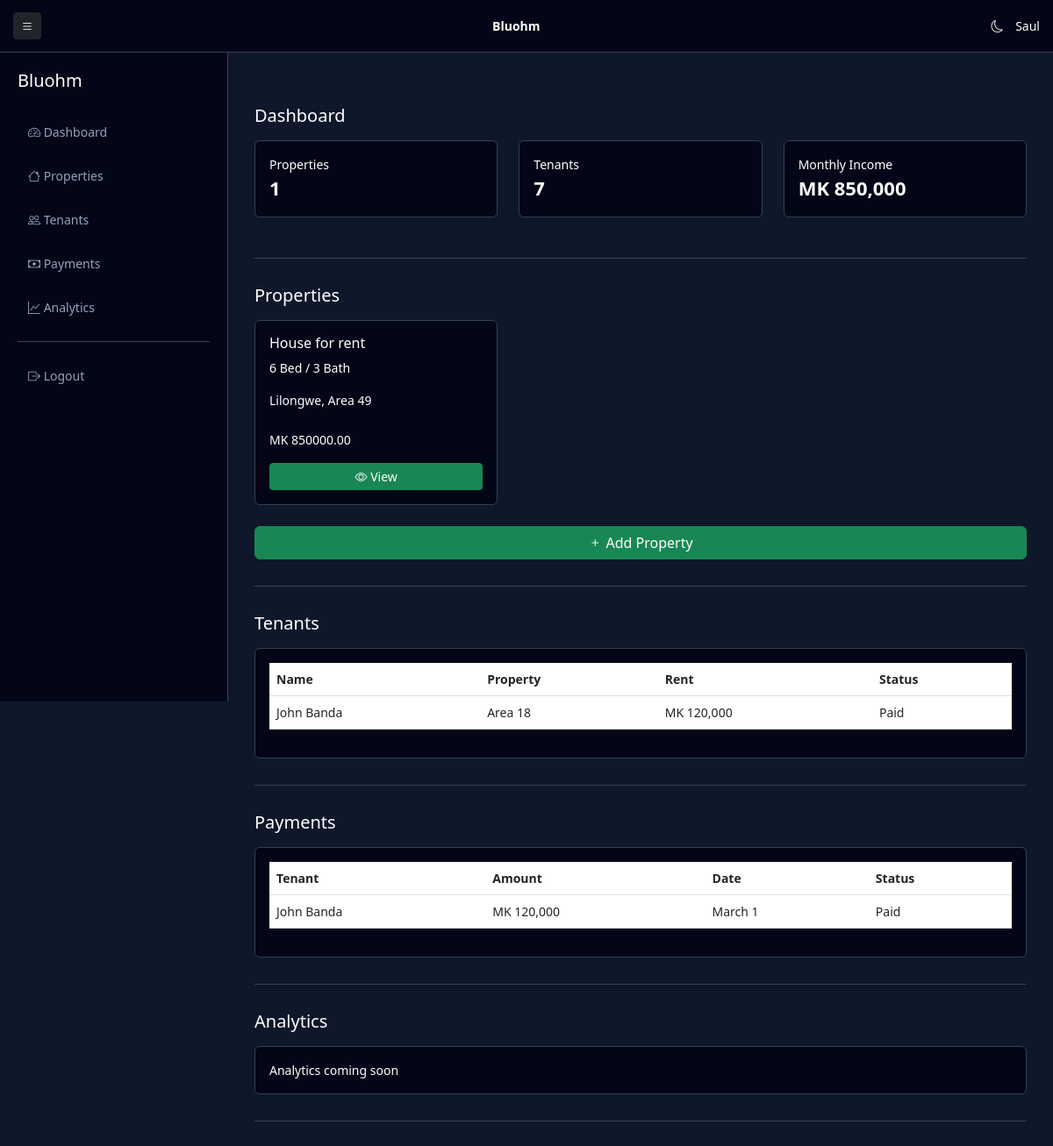
The app's page /properties/dashboard/ (signed in), older data.
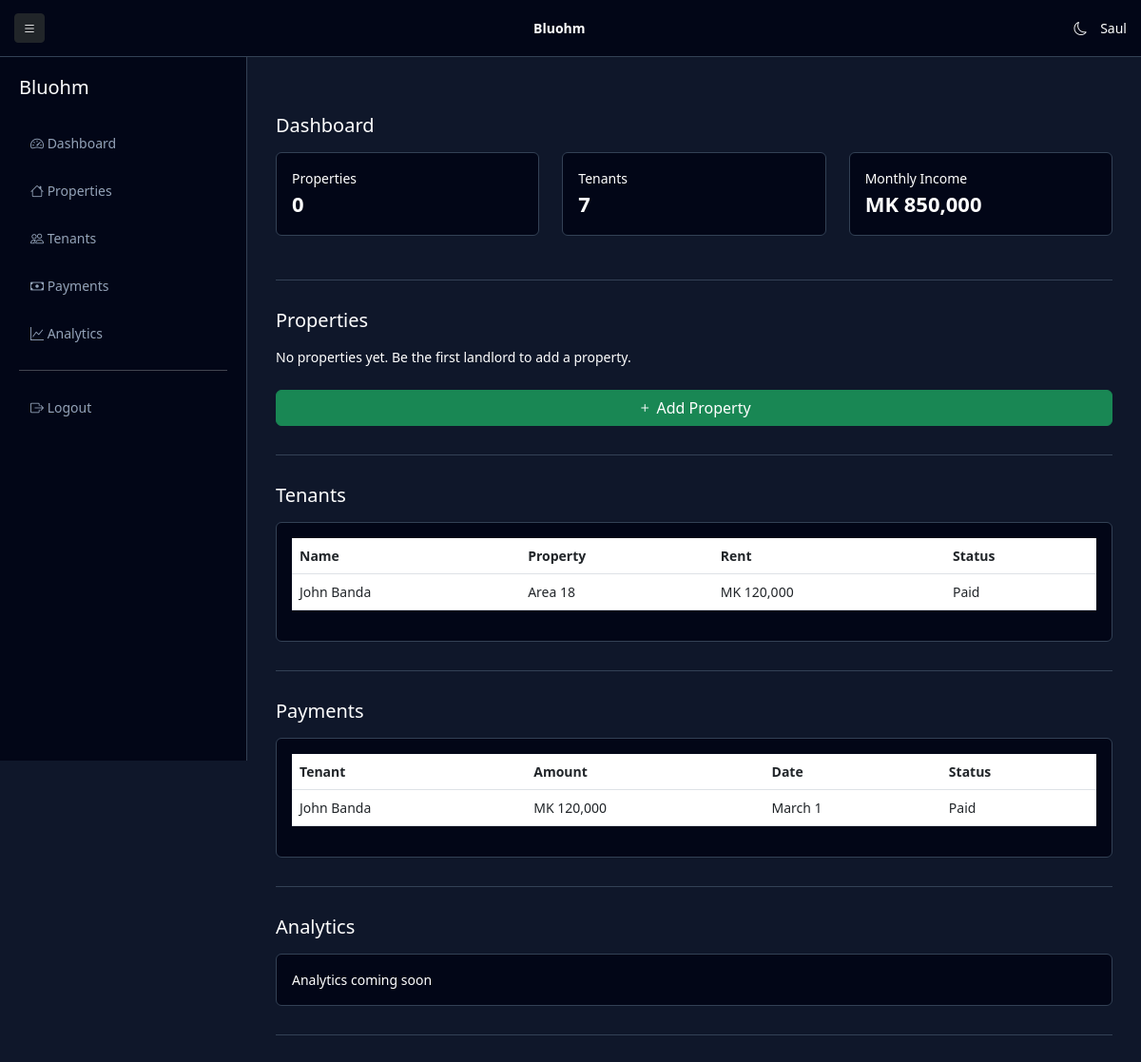
The same page, newer data.
### properties/models.py (models this page shows, shortened)
class Property(models.Model):
    owner = models.ForeignKey(User, on_delete=models.CASCADE)
    title = models.CharField(max_length=255)
    price = models.DecimalField(max_digits=10, decimal_places=2)
    bedrooms = models.IntegerField(default=0)
    bathrooms = models.IntegerField(default=0)
    location = models.CharField(max_length=255)
    latitude = models.FloatField(null=True, blank=True)
    longitude = models.FloatField(null=True, blank=True)
    landmarks = models.TextField(blank=True, null=True)
    created_at = models.DateTimeField(auto_now_add=True)

### properties/views.py (the view)
# urls.py: path("dashboard/", views.landlord_dashboard, name="landlord_dashboard"),
@login_required
def landlord_dashboard(request):
    properties = Property.objects.filter(owner=request.user)
    return render(request, "properties/landlord_dashboard.html", {
        "properties": properties
    })

### templates/properties/landlord_dashboard.html (shortened to what this page needs)
<!DOCTYPE html>
<html lang="en">
<head>
<link href="https://cdn.jsdelivr.net/npm/bootstrap@5.3.0/dist/css/bootstrap.min.css" rel="stylesheet">
<link rel="stylesheet" href="https://cdn.jsdelivr.net/npm/bootstrap-icons@1.11.3/font/bootstrap-icons.css">
</head>
<body>
<div class="sidebar" id="sidebar">
    <h5 class="mb-4">Bluohm</h5>
    <a href="#dashboard"><i class="bi bi-speedometer2"></i> Dashboard</a>
    <a href="#properties"><i class="bi bi-house"></i> Properties</a>
    <a href="#tenants"><i class="bi bi-people"></i> Tenants</a>
    <a href="#payments"><i class="bi bi-cash"></i> Payments</a>
    <a href="#analytics"><i class="bi bi-graph-up"></i> Analytics</a>
    <hr>
    <a href="{% url 'accounts:logout' %}"><i class="bi bi-box-arrow-right"></i> Logout</a>
</div>
<div class="topbar">
    <button class="btn btn-sm btn-dark" onclick="toggleSidebar()"><i class="bi bi-list"></i></button>
    <strong>Bluohm</strong>
    <div>
        <i class="bi bi-moon" id="themeToggle" style="cursor:pointer; margin-right:10px;"></i>
        {{ request.user.username }}
    </div>
</div>
<div class="main">
<div id="dashboard" class="section">
    <h5>Dashboard</h5>
    <div class="row mt-3">
        <div class="col-12 col-md-4 mb-3">
            <div class="card p-3">Properties<div class="stat-number">{{ properties|length }}</div></div>
        </div>
        <div class="col-12 col-md-4 mb-3">
            <div class="card p-3">Tenants<div class="stat-number">7</div></div>
        </div>
        <div class="col-12 col-md-4 mb-3">
            <div class="card p-3">Monthly Income<div class="stat-number">MK 850,000</div></div>
        </div>
    </div>
</div>
<div id="properties" class="section">
    <h5>Properties</h5>
    <div class="row mt-3">
        {% if properties %}
            {% for property in properties %}
            <div class="col-12 col-md-4 mb-3">
                <div class="card p-3">
                    <h6>{{ property.title }}</h6>
                    <p>{{ property.bedrooms }} Bed / {{ property.bathrooms }} Bath</p>
                    <p>{{ property.location }}</p>
                    <p>MK {{ property.price }}</p>
                    <a href="{% url 'properties:property_detail' property.id %}" class="btn btn-success btn-sm">
                    <i class="bi bi-eye"></i> View
                    </a>
                </div>
            </div>
            {% endfor %}
        {% else %}
            <p>No properties yet. Be the first landlord to add a property.</p>
        {% endif %}
    </div>
    <a href="{% url 'properties:add_property' %}" class="btn btn-success w-100 mt-2">
        <i class="bi bi-plus"></i> Add Property
    </a>
</div>
<div id="tenants" class="section">
    <h5>Tenants</h5>
    <div class="card p-3 mt-3 table-responsive">
        <table class="table">
            <thead>
                <tr><th>Name</th><th>Property</th><th>Rent</th><th>Status</th></tr>
            </thead>
            <tbody>
                <tr><td>John Banda</td><td>Area 18</td><td>MK 120,000</td><td>Paid</td></tr>
            </tbody>
        </table>
    </div>
</div>
<div id="payments" class="section">
    <h5>Payments</h5>
    <div class="card p-3 mt-3 table-responsive">
        <table class="table">
            <thead>
                <tr><th>Tenant</th><th>Amount</th><th>Date</th><th>Status</th></tr>
            </thead>
            <tbody>
                <tr><td>John Banda</td><td>MK 120,000</td><td>March 1</td><td>Paid</td></tr>
            </tbody>
        </table>
    </div>
</div>
<div id="analytics" class="section">
    <h5>Analytics</h5>
    <div class="card p-3 mt-3">Analytics coming soon</div>
</div>
</div>
</body>
</html>

Row changes from the older to the newer data that the page shows:
removed Property: title "House for rent", bedrooms "6", bathrooms "3", location "Lilongwe, Area 49", price "850000.00"
Text that changed along with them:
{{ properties|length }}: "1" → "0"
text now shown: "No properties yet. Be the first landlord to add a property."
